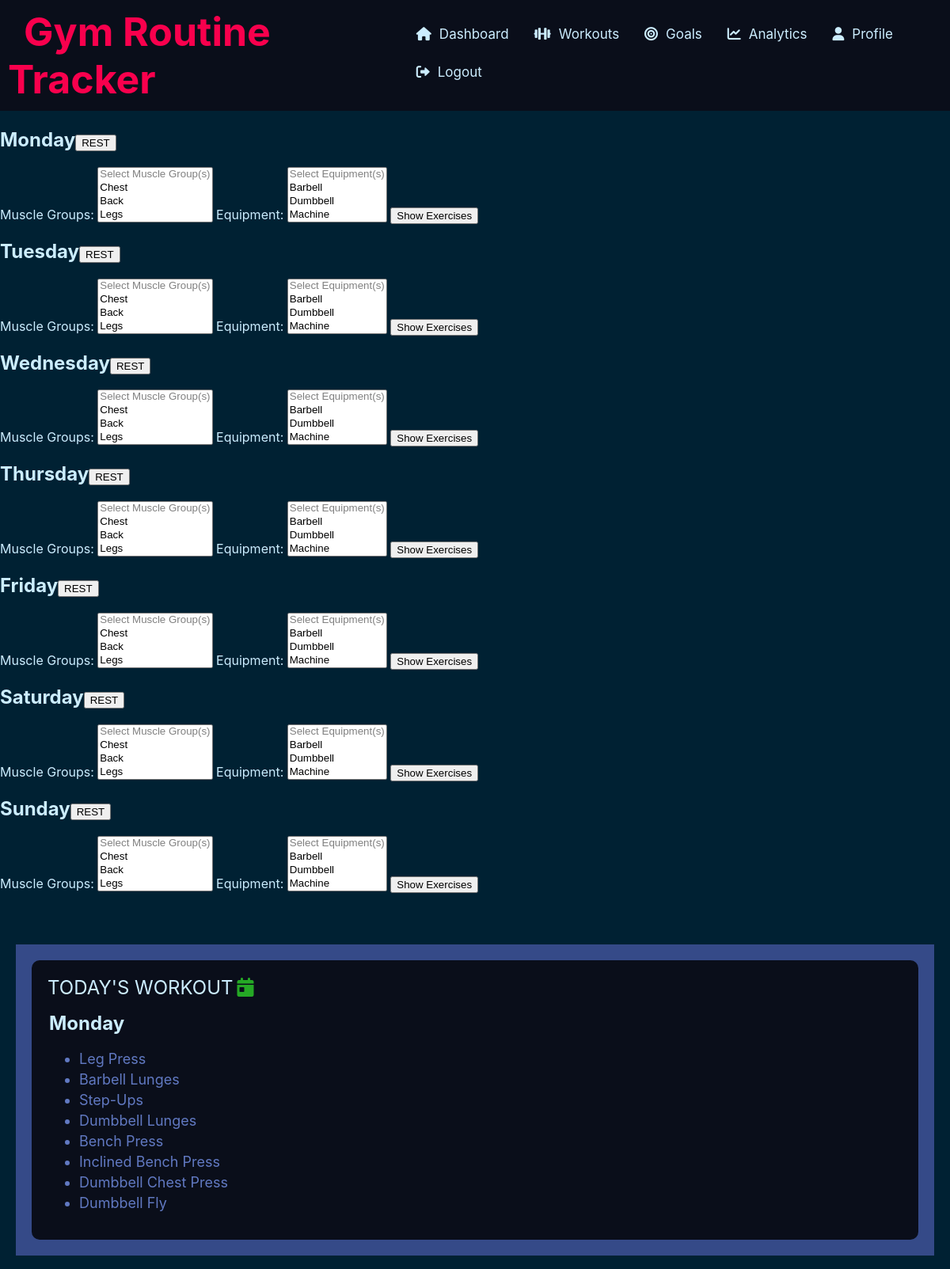
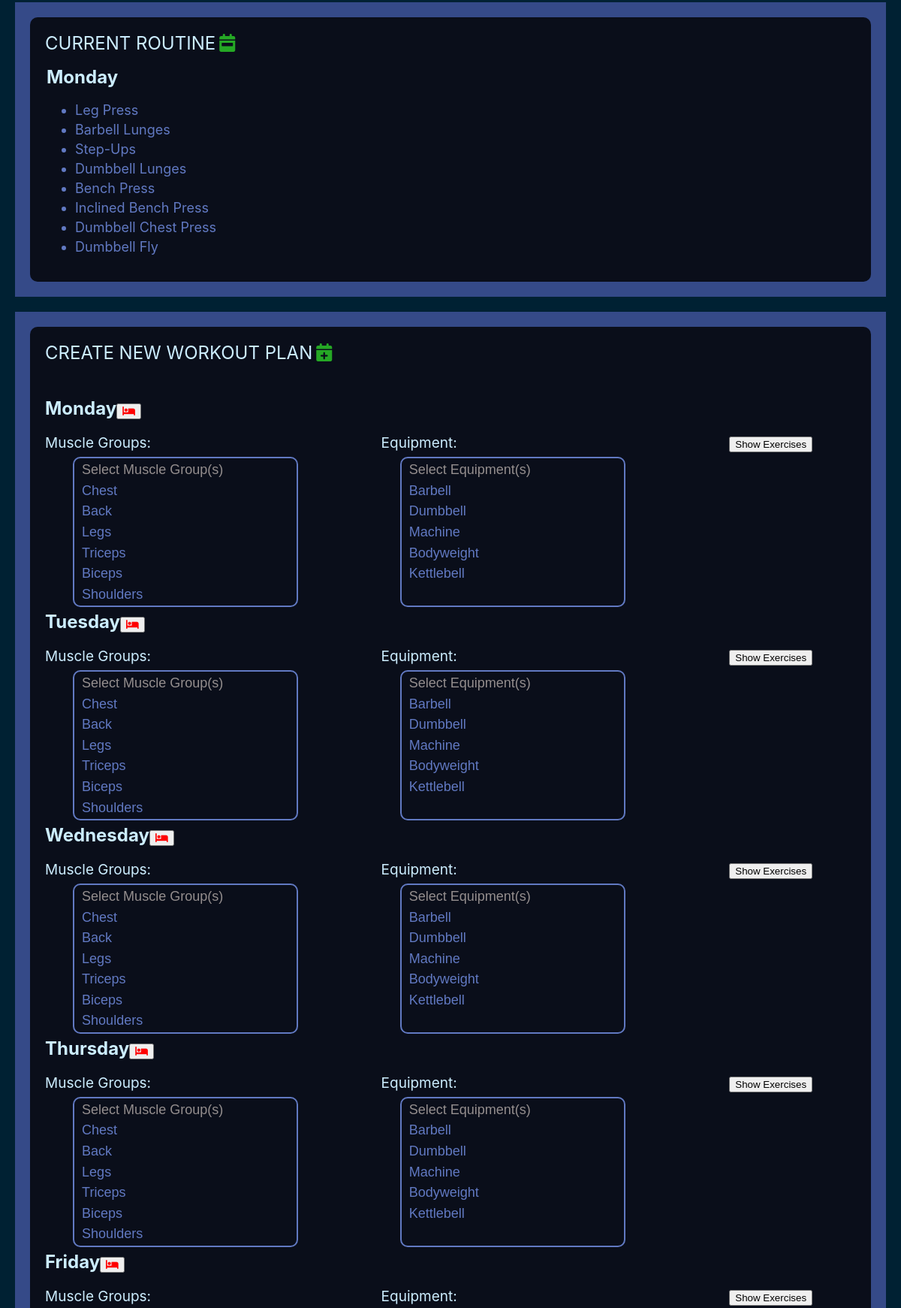
Page /deprecated/shitout.php (signed in, upper part) on the committed database (2 pictures, top to bottom).
### tables this page shows
CREATE TABLE `days` (
  `d_id` int(11) NOT NULL,
  `day` text NOT NULL,
  `d_full` text NOT NULL
);

CREATE TABLE `workouts` (
  `w_id` int(11) NOT NULL,
  `uid` int(11) NOT NULL,
  `ex_id` int(11) NOT NULL,
  `day` int(11) NOT NULL,
  `date` date NOT NULL,
  `Used` int(11) NOT NULL
);

CREATE TABLE `exercises` (
  `ex_id` int(11) NOT NULL,
  `mg_id` int(11) DEFAULT NULL,
  `eq_id` int(11) DEFAULT NULL,
  `ex_name` varchar(255) DEFAULT NULL
);

### deprecated/shitout.php (the view, shortened to what this page needs)
<?php
$servername = "localhost";
$username = "root";
$password = "";
$dbname = "mygymroutine";
$conn = mysqli_connect($servername, $username, $password, $dbname);
$muscleGroups = [];
$equipment = [];
if ($conn) {
    $muscleQuery = mysqli_query($conn, "SELECT mg_id, mg_name FROM muscleGroup");
    while ($row = mysqli_fetch_assoc($muscleQuery)) {
        $muscleGroups[] = $row;
    }
    $equipmentQuery = mysqli_query($conn, "SELECT eq_id, eq_name FROM equipment");
    while ($row = mysqli_fetch_assoc($equipmentQuery)) {
        $equipment[] = $row;
    }
} else {
    die("Connection failed: " . mysqli_connect_error());
}
$daysOfWeek = ['Monday', 'Tuesday', 'Wednesday', 'Thursday', 'Friday', 'Saturday', 'Sunday'];
?>
<!DOCTYPE html>
<html lang="en">
<head>
</head>
<body>
    <?php include 'navmain.php'; ?><br><br><br><br>
    <h1>Select Muscle Groups and Equipment for Each Day</h1>
    <?php
    foreach ($daysOfWeek as $day) :
    ?>
        <form method="POST">
            <h2><?php echo $day; ?><button type="submit" name="rest-toggle<?php echo $day; ?>" value="<?php echo $day; ?>">REST</button></h2>
            <?php
            if ($_SESSION['rest-toggle' . $day] == 'on') :
            ?>
                <label for="muscleGroup_<?php echo $day; ?>">Muscle Groups:</label>
                <select name="muscleGroup_<?php echo $day; ?>[]" id="muscleGroup_<?php echo $day; ?>" multiple>
                    <option value="" disabled>Select Muscle Group(s)</option>
                    <?php foreach ($muscleGroups as $group) : ?>
                        <option value="<?php echo $group['mg_id']; ?>"><?php echo $group['mg_name']; ?></option>
                    <?php endforeach; ?>
                </select>
                <label for="equipment_<?php echo $day; ?>">Equipment:</label>
                <select name="equipment_<?php echo $day; ?>[]" id="equipment_<?php echo $day; ?>" multiple>
                    <option value="" disabled>Select Equipment(s)</option>
                    <?php foreach ($equipment as $equip) : ?>
                        <option value="<?php echo $equip['eq_id']; ?>"><?php echo $equip['eq_name']; ?></option>
                    <?php endforeach; ?>
                </select>
                <input type="submit" value="Show Exercises">
        </form>
    <?php else : ?>
        <p>Today is rest day</p>
    <?php endif; ?>
<?php
    endforeach;
?>
</body>
</html>
<?php
$servername = "localhost";
$username = "root";
$password = "";
$dbname = "mygymroutine";
$conn = new mysqli($servername, $username, $password, $dbname);
$muscleGroups = [];
$equipment = [];
if ($conn) {
    $muscleQuery = mysqli_query($conn, "SELECT mg_id, mg_name FROM muscleGroup");
    while ($row = mysqli_fetch_assoc($muscleQuery)) {
        $muscleGroups[] = $row;
    }
    $equipmentQuery = mysqli_query($conn, "SELECT eq_id, eq_name FROM equipment");
    while ($row = mysqli_fetch_assoc($equipmentQuery)) {
        $equipment[] = $row;
    }
} else {
    die("Connection failed: " . mysqli_connect_error());
}
$daysOfWeek = ['Monday', 'Tuesday', 'Wednesday', 'Thursday', 'Friday', 'Saturday', 'Sunday'];
?>
<html>
<head>
    <link rel="stylesheet" href="workouts.css">
</head>
<body>
    <div id="navigation">
        <?php include 'navmain.php'; ?>
    </div>
    <div class="main-container-workout">
        <div class="container-first">
            <div class="section top">
                <div class="workout-heading">TODAY'S WORKOUT
                    <div class="icon">
                        <i class="fa-solid fa-calendar-day" style="color: #25a825;"></i>
                    </div>
                </div>
                <ul>
                    <?php include 'DashWorkout.php'; ?>
                </ul>
            </div>
        </div>
        <div class="container-second">
            <div class="section top">
                <div class="workout-heading">CURRENT ROUTINE
                    <div class="icon">
                        <i class="fa-solid fa-calendar-week" style="color: #25a825;"></i>
                    </div>
                </div>
                <ul>
                    <?php include 'DashWorkout.php'; ?>
                </ul>
            </div>
        </div>
        <div class="container-third">
            <div class="section top">
                <div class="workout-heading">CREATE NEW WORKOUT PLAN
                    <div class="icon">
                        <i class="fa-solid fa-calendar-plus" style="color: #25a825;"></i>
                    </div>
                </div>
                <?php
                foreach ($daysOfWeek as $day) :
                ?>
                    <div class="day">
                        <form method="POST">
                            <h2><?php echo $day; ?><button type="submit" name="rest-toggle<?php echo $day; ?>" value="<?php echo $day; ?>"><i class="fa-solid fa-bed" style="color: #ff0000;"></i></button></h2>
                            <?php
                            if ($_SESSION['rest-toggle' . $day] == 'on') :
                            ?>
                                <div class="mg-box">
                                    <div class='mg-label-heading'>
                                        <label for="muscleGroup_<?php echo $day; ?>">Muscle Groups:</label>
                                    </div>
                                    <div class="select-options">
                                        <select name="muscleGroup_<?php echo $day; ?>[]" id="muscleGroup_<?php echo $day; ?>" multiple>
                                            <option value="" disabled>Select Muscle Group(s)</option>
                                            <?php foreach ($muscleGroups as $group) : ?>
                                                <option value="<?php echo $group['mg_id']; ?>"><?php echo $group['mg_name']; ?></option>
                                            <?php endforeach; ?>
                                        </select>
                                    </div>
                                </div>
                                <div class="eq-box">
                                    <div class='eq-label-heading'>
                                        <label for="equipment_<?php echo $day; ?>">Equipment:</label>
                                    </div>
                                    <div class="select-options">
                                        <select name="equipment_<?php echo $day; ?>[]" id="equipment_<?php echo $day; ?>" multiple>
                                            <option value="" disabled>Select Equipment(s)</option>
                                            <?php foreach ($equipment as $equip) : ?>
                                                <option value="<?php echo $equip['eq_id']; ?>"><?php echo $equip['eq_name']; ?></option>
                                            <?php endforeach; ?>
                                        </select>
                                    </div>
                                </div>
                                <div class="buttons"><input type="submit" value="Show Exercises" name="Show-exercise<?php echo $day; ?>"></div>
                        </form>
                <?php else : ?>
                    <p>Today is rest day</p>
                <?php endif; ?>
                </div>
        <?php endforeach; ?>
        </div>
        </div>
    </div>
</body>
</html>

### DashWorkout.php
<?php
$currentDay = date("D");
$sql_day = "SELECT d_id,d_full FROM days WHERE day='$currentDay'";
$result_day = $conn->query($sql_day);
$row_day = $result_day->fetch_assoc();
$d_id = $row_day["d_id"];
$d_full = $row_day['d_full'];
$sql_exercise = "SELECT * FROM workouts WHERE UID = '$SID' AND day='$d_id'";
$result_exercises = $conn->query($sql_exercise);
if ($result_exercises->num_rows > 0) {
    echo"<div class='day-today'>";
    echo"<h2>".$d_full."</h2>";
    while ($row_exercise = $result_exercises->fetch_assoc()) {
        $ex_id = $row_exercise["ex_id"];
        $sql_ex_details = "SELECT ex_name FROM exercises WHERE ex_id='$ex_id'";
        $ex_name_result = $conn->query($sql_ex_details);
        $result_ex_name = $ex_name_result->fetch_assoc();
        echo '<li>' . $result_ex_name["ex_name"] . '</li>';
    }
    echo"</div>";
} else {?>
    <li style='list-style-type: none;'>You have no exercises today</li>
    <li style='list-style-type: none;'><a href='analytics.php'style="text-decoration:none;" >View analytics</a></li>
<?php
}
?>

### nav.css (style rules this page uses)
:root { --text: #ccedff; --background: #002133; --primary: #6179c2; --secondary: #0a0e1a; --accent: #354a88; --selected:#051131; --font-family: -apple-system, BlinkMacSystemFont, "Segoe UI", Roboto, "Helvetica Neue", Arial, sans-serif; --accent-text: #f9004d; --teritiary: #8d7fa1; --button-color: #25a825; }

### dashboard.css (style rules this page uses)
body { margin: 0; padding: 0; font-family: var(--font-family); background-color: var(--background); color: var(--text); }
.container-first-goals, .container-first-add, .container-first, .container-second, .container-third { margin-left: 20px; margin-right: 20px; display: flex; justify-content: center; align-items: center; background-color: var(--accent); padding: 10px; flex-wrap: wrap; }
.container-second { margin-top: 20px; }
.container-third { margin-top: 20px; }
.section { background-color: var(--secondary); padding: 20px; margin: 10px; box-sizing: border-box; flex: 1; position: relative; }
.topmost, .top, .bottom { flex-basis: calc(50% - 30px); display: flex; flex-direction: column; border-radius: 10px; }
.icon { margin-left: 5px; }
.day-today h2 { position: relative; margin-top: -10px; right: 38px; }
.day-today li { font-size: 18px; margin-top: 5px; color: var(--primary); }

### workouts.css (style rules this page uses)
.main-container-workout { position: relative; top: 65px; padding-bottom: 2px; }
.container-first, .container-second, .container-third, .container-fourth { margin-left: 20px; margin-right: 20px; display: flex; justify-content: center; align-items: center; background-color: var(--accent); padding: 10px; flex-wrap: wrap; margin-bottom: 20px; }
.section { background-color: var(--secondary); padding: 20px; margin: 10px; box-sizing: border-box; flex: 1; position: relative; }
.day-today h2 { position: relative; margin-top: -10px; right: 38px; }
.select-options select, .select-options-ex select { position: relative; top: 30px; right: 13vh; width: 300px; background: transparent; color: var(--primary); font-size: 18px; border-radius: 10px; border: 2px solid var(--primary); height: 200px; }
.select-options option, .select-options-ex option { margin-left: 8px; margin-top: 5px; }
.select-options option:first-child, .select-options-ex option:first-child { color: #948e8e; }
.top { flex-basis: calc(50% - 30px); display: flex; flex-direction: column; border-radius: 10px; }
.workout-heading { font-size: 24px; margin-bottom: 10px; display: flex; position: relative; }
.day { margin-top: 15px; display: block; }
.mg-box, .eq-box, .ex-box { margin-right: 30px; display: inline-flex; }
.eq-label-heading, .ex-label-heading, .mg-label-heading { font-size: 19px; display: block; }
.eq-label-heading { position: relative; right: 3.5vh; }
.buttons { display: inline-flex; margin-right: 20px; }

### rows in the picture
days: d_full "Monday Monday"
workouts: ex.ex_name "Leg Press"
workouts: ex.ex_name "Barbell Lunges"
workouts: ex.ex_name "Step-Ups"
workouts: ex.ex_name "Dumbbell Lunges"
workouts: ex.ex_name "Bench Press"
workouts: ex.ex_name "Inclined Bench Press"
workouts: ex.ex_name "Dumbbell Chest Press"
workouts: ex.ex_name "Dumbbell Fly"

### other values in the picture
$day "Monday"
$day "Tuesday"
$day "Wednesday"
$day "Thursday"
$day "Friday"
$day "Saturday"
$day "Sunday"
